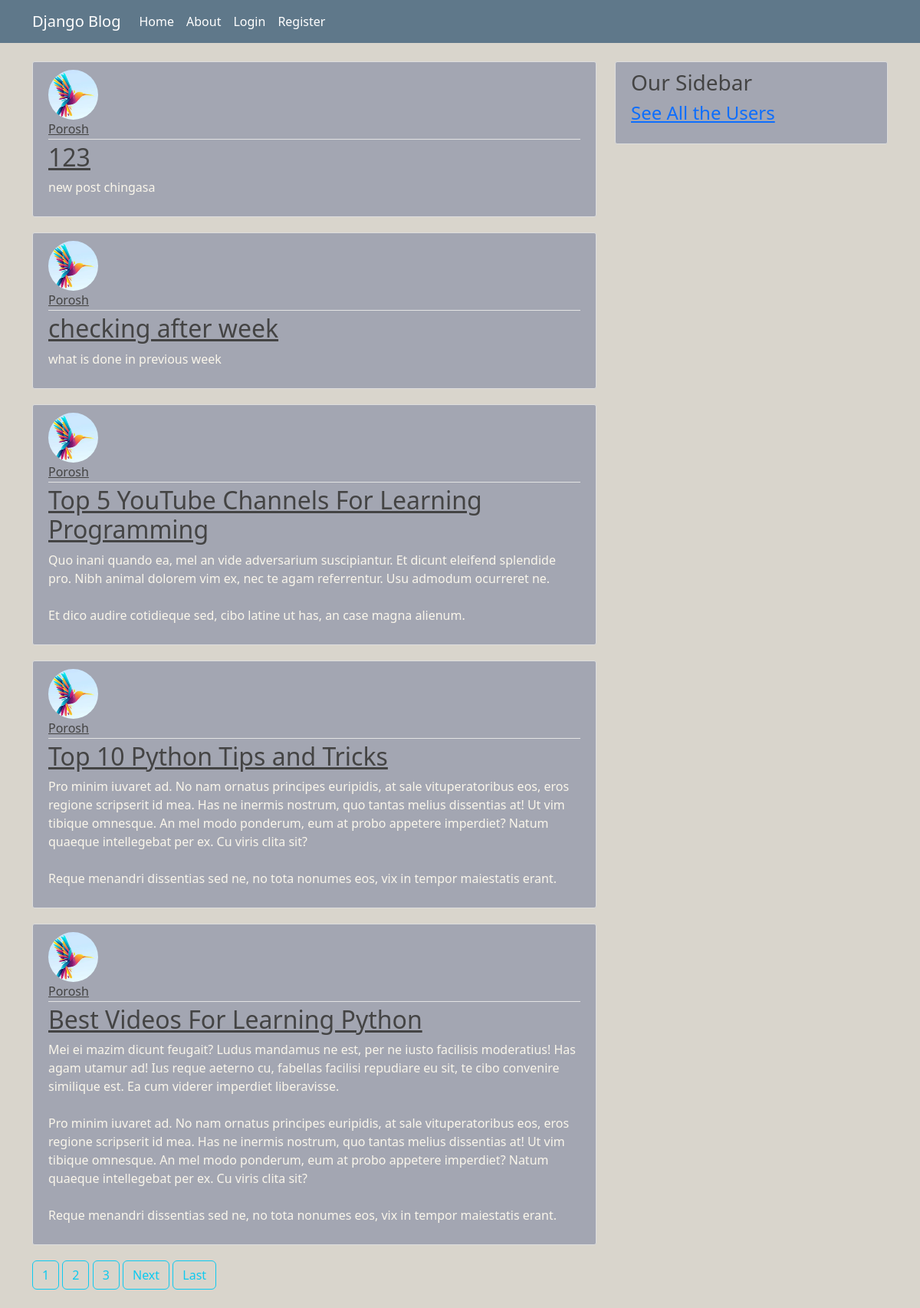
The app's page /, older data.
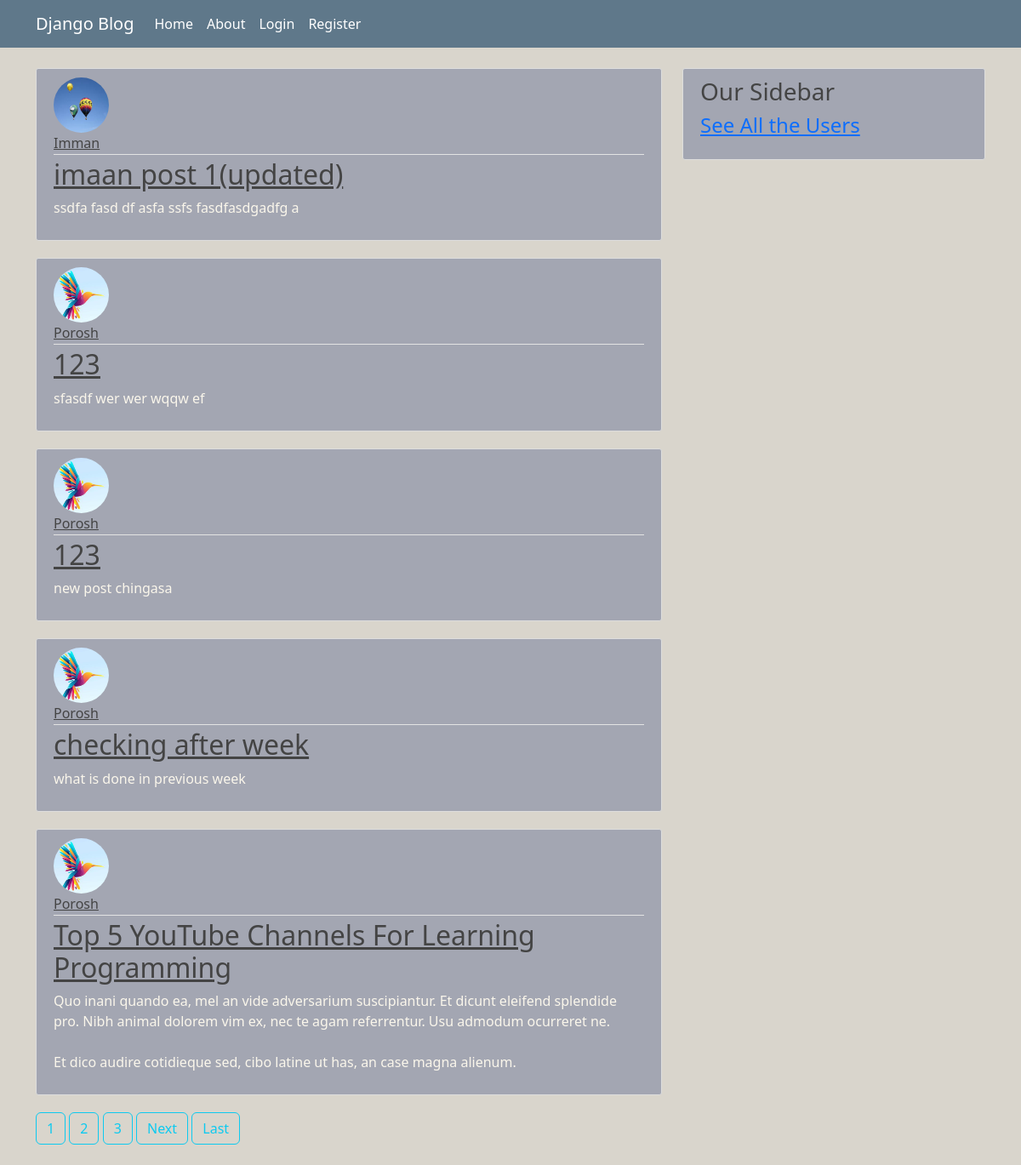
The same page, newer data.
### Blogger/models.py (models this page shows, shortened)
class Post(models.Model):
    title = models.CharField(max_length= 500)
    content = models.CharField(max_length=1000)
    date_posted = models.DateTimeField(default=timezone.now)
    author = models.ForeignKey(User, on_delete=models.CASCADE)

### User/models.py (models this page shows, shortened)
class Profile(models.Model):
    user = models.OneToOneField(User, on_delete=models.CASCADE)
    image = models.ImageField(default='default.jpg', upload_to = 'profile_pics/')

### Blogger/views.py (the view)
# urls.py: path('',PostListView.as_view(), name = 'blog-home'),
class PostListView(ListView):
    model = Post
    template_name = 'Blogger/home.html'
    posts = Post.objects.all()
    context_object_name = 'posts'
    ordering = ['-date_posted']
    paginate_by = 5

### Blogger/templates/Blogger/home.html (shortened to what this page needs)
{% extends "Blogger/base.html" %}
{% block content %}
    {% for post in posts %}
        <article class="media content-section">
            <img class="rounded-circle article-img" src = "{{ post.author.profile.image.url }}">
          <div class="media-body">
            <div class="article-metadata">
                {% if post.author == request.user %}
                    <a class="article-title" href="{% url 'profile' %}">{{ post.author.username }}</a>
                {% else %}
                    <a class="article-title" href="{% url 'post-detail' post.id %}">{{ post.author.username }}</a>
                {% endif %}
            </div>
            <h2><a class="article-title" href="{% url 'post-detail' post.id %}">{{ post.title }}</a></h2>
            <p class="article-content">{{ post.content }}</p>
          </div>
        </article>
    {% endfor %}
    {% if is_paginated %}
        {% for num in page_obj.paginator.page_range %}
            {% if page_obj.number == num %}
                <a class="btn btn-outline-info mb-4" href="?page={{ num }}">{{num}}</a>
            {% elif num > page_obj.number|add:'-3' and num < page_obj.number|add:'3' %}
                <a class="btn btn-outline-info mb-4" href="?page={{ num }}">{{num}}</a>
            {% endif %}
        {% endfor %}
        {% if page_obj.has_next %}
            <a class="btn btn-outline-info mb-4" href="?page={{ page_obj.next_page_number }}">Next</a>
            <a class="btn btn-outline-info mb-4" href="?page={{ page_obj.paginator.num_pages }}">Last</a>
        {% endif %}
    {% endif %}
{% endblock content %}

Row changes from the older to the newer data that the page shows:
no longer on this page (row unchanged): Post: author.profile.image (picture), author.username "Porosh", title "Top 10 Python Tips and Tricks", content "Pro minim iuvaret ad. No nam ornatus principes euripidis, at sale vituperatoribus eos, eros regione scripserit id mea. Has ne inermis nostrum, quo tantas melius dissentias at! Ut vim tibique omnesque. An mel modo ponderum, eum at probo appetere imperdiet? Natum quaeque intellegebat per ex. Cu viris clita sit? Reque menandri dissentias sed ne, no tota nonumes eos, vix in tempor maiestatis erant."
no longer on this page (row unchanged): Post: author.profile.image (picture), author.username "Porosh", title "Best Videos For Learning Python", content "Mei ei mazim dicunt feugait? Ludus mandamus ne est, per ne iusto facilisis moderatius! Has agam utamur ad! Ius reque aeterno cu, fabellas facilisi repudiare eu sit, te cibo convenire similique est. Ea cum viderer imperdiet liberavisse. Pro minim iuvaret ad. No nam ornatus principes euripidis, at sale vituperatoribus eos, eros regione scripserit id mea. Has ne inermis nostrum, quo tantas melius dissentias at! Ut vim tibique omnesque. An mel modo ponderum, eum at probo appetere imperdiet? Natum quaeque intellegebat per ex. Cu viris clita sit? Reque menandri dissentias sed ne, no tota nonumes eos, vix in tempor maiestatis erant."
added Post: author.profile.image (placeholder picture), author.username "Imman", title "imaan post 1(updated)", content "ssdfa fasd df asfa ssfs fasdfasdgadfg a"
added Post: author.profile.image (picture), author.username "Porosh", title "123", content "sfasdf wer wer wqqw ef"
